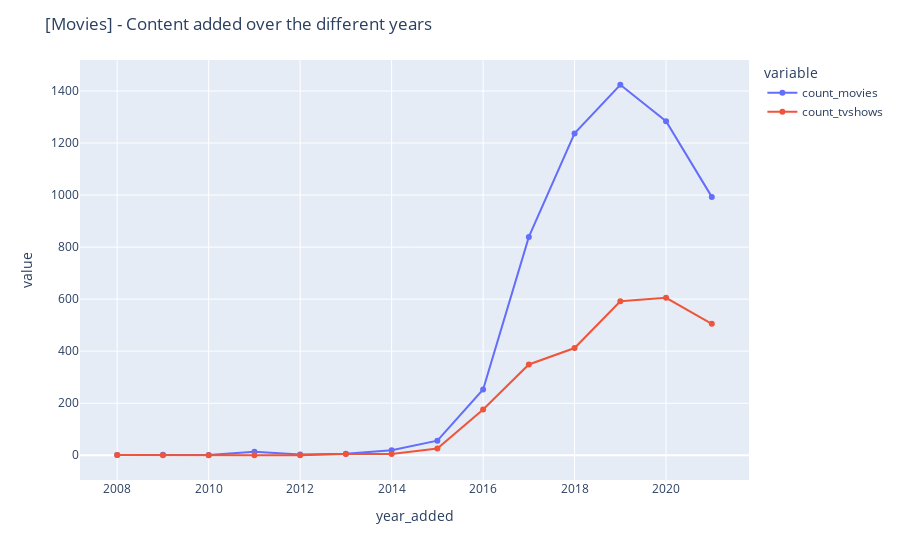

This figure's notebook cell:
### Code cell
fig = px.scatter(content_all, x='year_added', y=['count_movies', 'count_tvshows'])
fig.update_traces(mode="markers+lines")

fig.update_layout(title="[Movies] - Content added over the different years")
fig.show()

### Figure 1 — Plotly figure (JSON) as saved in the notebook; plotly's stock layout.template omitted (floating-point values rounded to 4 significant figures)
{"data": [{"hovertemplate": "variable=count_movies<br>year_added=%{x}<br>value=%{y}<extra></extra>", "legendgroup": "count_movies", "marker": {"color": "#636efa", "symbol": "circle"}, "mode": "markers+lines", "name": "count_movies", "orientation": "v", "showlegend": true, "type": "scatter", "x": [2008, 2009, 2010, 2011, 2012, 2013, 2014, 2015, 2016, 2017, 2018, 2019, 2020, 2021], "xaxis": "x", "y": [1, 2, 1, 13, 3, 6, 19, 56, 253, 839, 1237, 1424, 1284, 993], "yaxis": "y"}, {"hovertemplate": "variable=count_tvshows<br>year_added=%{x}<br>value=%{y}<extra></extra>", "legendgroup": "count_tvshows", "marker": {"color": "#EF553B", "symbol": "circle"}, "mode": "markers+lines", "name": "count_tvshows", "orientation": "v", "showlegend": true, "type": "scatter", "x": [2008, 2009, 2010, 2011, 2012, 2013, 2014, 2015, 2016, 2017, 2018, 2019, 2020, 2021], "xaxis": "x", "y": [1, 0, 0, 0, 0, 5, 5, 26, 176, 349, 412, 592, 605, 505], "yaxis": "y"}], "layout": {"legend": {"title": {"text": "variable"}, "tracegroupgap": 0}, "margin": {"t": 60}, "title": {"text": "[Movies] - Content added over the different years"}, "xaxis": {"anchor": "y", "domain": [0, 1], "title": {"text": "year_added"}}, "yaxis": {"anchor": "x", "domain": [0, 1], "title": {"text": "value"}}}}
